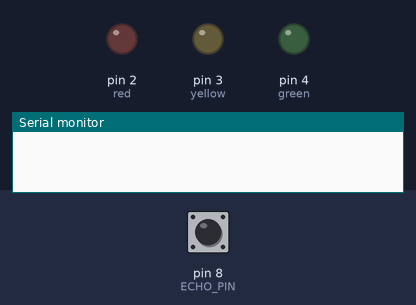
A sketch run on a simulated Arduino Uno, built with avr-gcc and run on an emulated ATmega328P. On the bench: output pins drawn as LEDs (lit = HIGH), the last lines printed to the serial monitor. The test bench sets the inputs (shaded band); at power-on: pin 8 (ECHO_PIN) LOW. Pins used as bus, display or sensor lines are not drawn.

Above: at 0.1 s.
At 1.2 s:
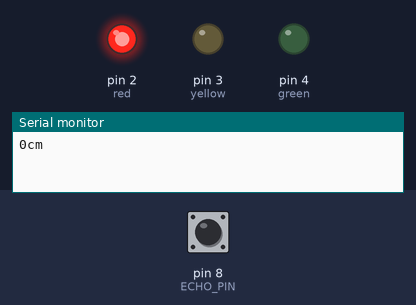
1.3 s: pin 8 (ECHO_PIN) pulsed HIGH 2 times (0.12 s each, 0.3 s apart)
At 2.4 s:
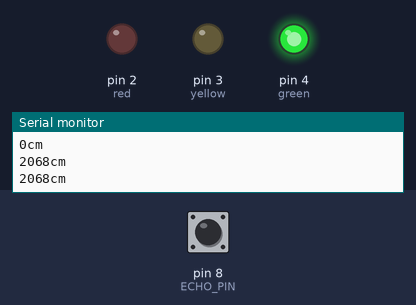
Timing chart, 0 to 4.3 s (numbered marks = the images above; inputs shaded):
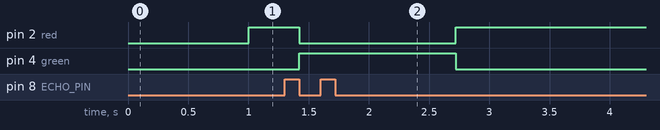

Measured:
- after the input at 1.3 s, pin 2 (red): HIGH → LOW after 0.12 s, → HIGH 1.3 s later; pin 4 (green): LOW → HIGH after 0.12 s, → LOW 1.3 s later

The sketch:

distance-warning.ino
```cpp
const unsigned int TRIG_PIN = 7;
const unsigned int ECHO_PIN = 8;
const unsigned int BAUD_RATE = 9600;
int red = 2;
int yellow = 3;
int green = 4;

void setup()
{
    pinMode(TRIG_PIN, OUTPUT);
    pinMode(ECHO_PIN, INPUT);
    Serial.begin(BAUD_RATE);

    pinMode(red, OUTPUT);
    pinMode(yellow, OUTPUT);
    pinMode(green, OUTPUT);

}

void loop()
{
    digitalWrite(TRIG_PIN, LOW);
    // delayMicroseconds(2);
    digitalWrite(TRIG_PIN, HIGH);
    // delayMicroseconds(20);

    const unsigned long duration = pulseIn(ECHO_PIN, HIGH);
    int distance = duration/29/2;
    Serial.print(distance);
    Serial.println("cm");
    if(distance < 50) {
        digitalWrite(red, HIGH);
        digitalWrite(green, LOW);
        digitalWrite(yellow, LOW);
    } else if(distance >= 50 && distance < 200) {
        digitalWrite(yellow, HIGH);
        digitalWrite(red, LOW);
        digitalWrite(green, LOW);
    } else{
        digitalWrite(green, HIGH);
        digitalWrite(yellow, LOW);
        digitalWrite(red, LOW);
    }
    // delay(10);
}
```
